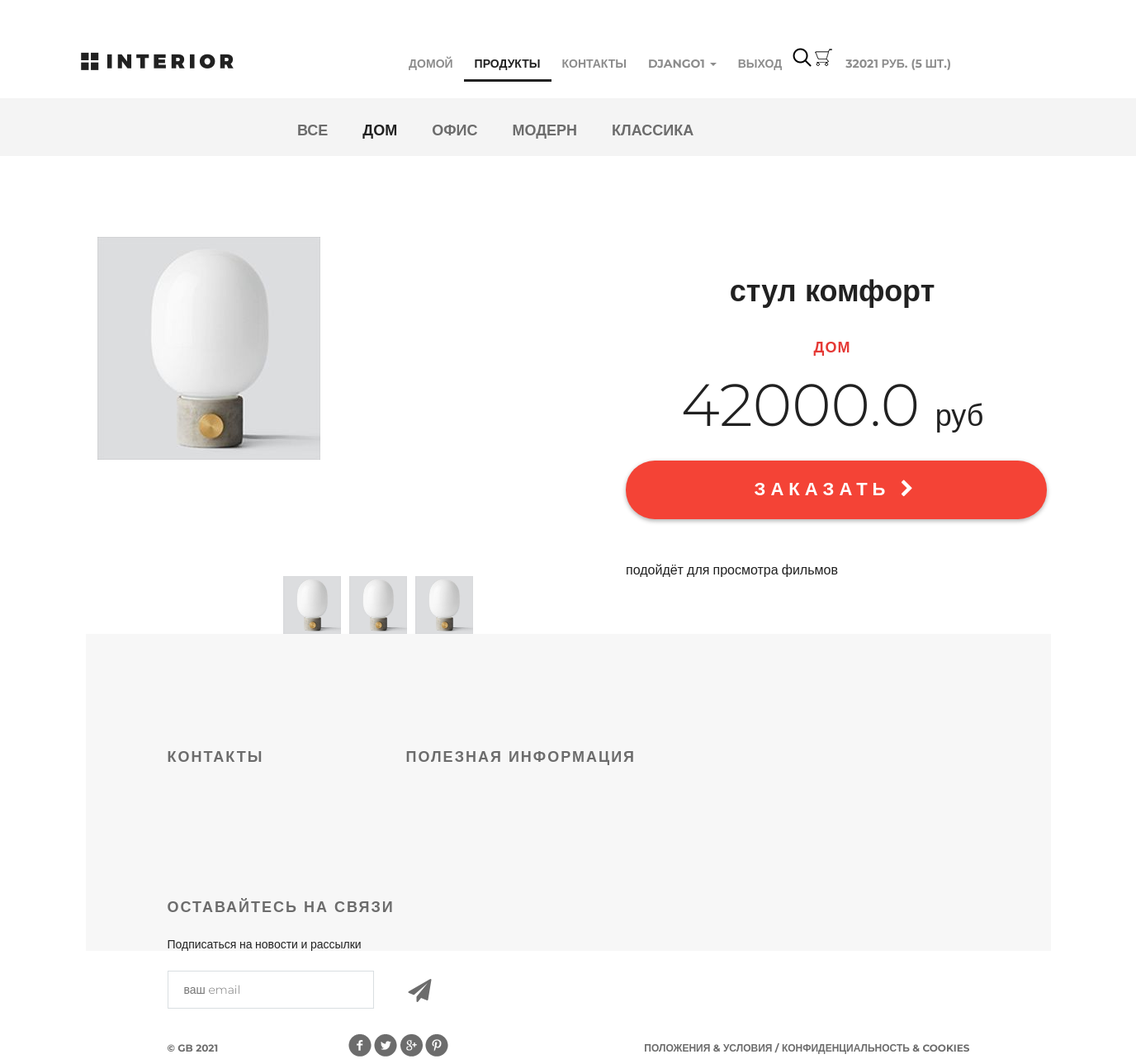
Before: /products/product/1/ (signed in) with the older database file.
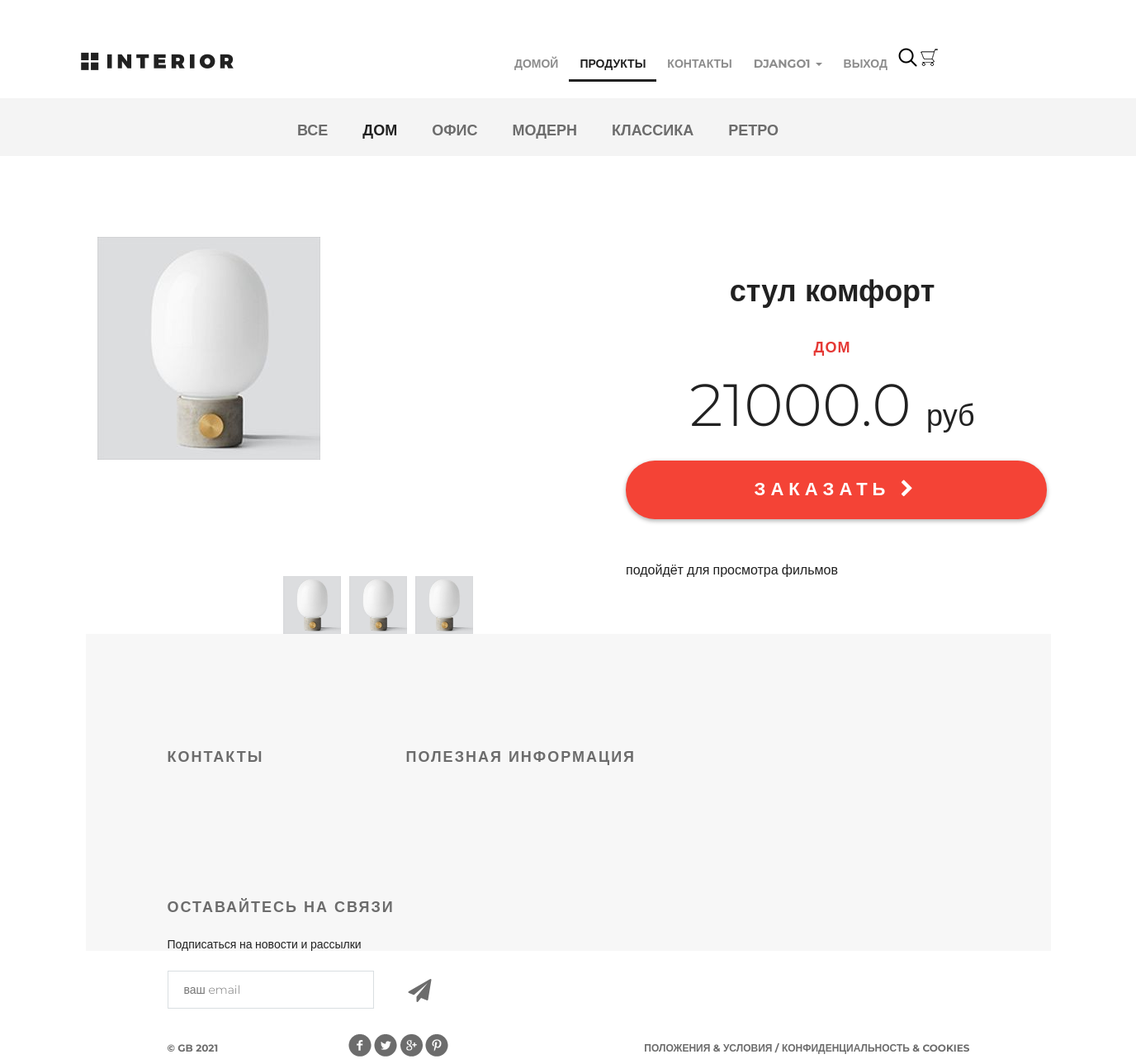
After: the same page with the newer database file.
### authapp/models.py (models this page shows, shortened)
class ShopUser(AbstractUser):
    avatar = models.ImageField(upload_to='users_avatars', blank=True)
    age = models.PositiveSmallIntegerField(verbose_name='возраст', default=18)
    activation_key = models.CharField(max_length=128, blank=True)
    activation_key_expires = models.DateTimeField(auto_now_add=True, blank=True, null=True)

### basketapp/models.py (models this page shows, shortened)
class Basket(models.Model):
    user = models.ForeignKey(settings.AUTH_USER_MODEL, on_delete=models.CASCADE, related_name='basket')
    product = models.ForeignKey(Product, verbose_name='продукт', on_delete=models.CASCADE)
    quantity = models.PositiveSmallIntegerField(verbose_name='количество', default=0)
    add_datetime = models.DateTimeField(auto_now_add=True, verbose_name='время')
    def _get_product_cost(self):
        return self.product.price * self.quantity
    product_cost = property(_get_product_cost)
    @cached_property
    def get_items_cached(self):
        return self.user.basket.select_related()
    def get_total_quantity(self):
        _items = self.get_items_cached
        return sum(list(map(lambda x: x.quantity, _items)))
    def get_total_cost(self):
        _items = self.get_items_cached
        return sum(list(map(lambda x: x.product_cost, _items)))
    @staticmethod
    def get_items(user):
        return user.basket.select_related().order_by('product__category')

### mainapp/models.py (models this page shows, shortened)
class Product(models.Model):
    category = models.ForeignKey(ProductCategory, on_delete=models.CASCADE)
    name = models.CharField(max_length=128, verbose_name='имя')
    image = models.ImageField(upload_to='products_images', blank=True)
    short_desc = models.CharField(max_length=64, verbose_name='краткое описание', blank=True)
    description = models.TextField(blank=True, verbose_name='описание')
    price = models.DecimalField(verbose_name='цена', max_digits=8, decimal_places=2, default=0)
    quantity = models.PositiveSmallIntegerField(verbose_name='количество на складе', default=0)
    is_active = models.BooleanField(db_index=True, verbose_name='активность', default=True)

class ProductCategory(models.Model):
    name = models.CharField(max_length=64, unique=True, verbose_name='имя')
    description = models.TextField(verbose_name='описание', blank=True)
    is_active = models.BooleanField(db_index=True, verbose_name='активность', default=True)

### mainapp/views.py (the view)
# urls.py: path('product/<int:pk>/', mainapp.product, name='product'),
def product(request, pk):
    title = 'продукт'
    content = {
        'title': title,
        'links_menu': ProductCategory.objects.filter(is_active=True).select_related(),
        'product': get_object_or_404(Product, pk=pk),
    }
    return render(request, 'mainapp/product.html', content)

### mainapp/context_processors.py (called while the page is built)
def basket(request):
    basket_list = []
    if request.user.is_authenticated:
        basket_list = Basket.get_items(request.user)
    return {
        'basket': basket_list
    }

### mainapp/templates/mainapp/product.html (shortened to what this page needs)
{% extends 'mainapp/base.html' %}
{% load static %}
{% block menu %}
    <div class="hero-white">
        <div class="header clearfix">
            {% include 'mainapp/includes/inc_menu.html' %}
        </div>
    </div>
    <div class="links clearfix">
        {% include 'mainapp/includes/inc_categories_menu.html' %}
    </div>
{% endblock %}
{% block content %}
    <div class="details">
        <div class="details-products">
            <div class="details-slider">
                <div class="slider-product">
                    <img src="/media/{{ product.image }}" alt="{{ product.short_desc }}">
                </div>
                <div class="slider-control">
                    <div class="block">
                        <a href="#">
                            <img src="/media/{{ product.image }}" alt="вариант 1">
                        </a>
                    </div>
                    <div class="block">
                        <a href="#">
                            <img src="/media/{{ product.image }}" alt="вариант 2">
                        </a>
                    </div>
                    <div class="block">
                        <a href="#">
                            <img src="/media/{{ product.image }}" alt="вариант 3">
                        </a>
                    </div>
                </div>
            </div>
            <div class="description">
                <h3 class="big-bold">{{ product.name }}</h3>
                <br>
                <h3 class="red">{{ product.category.name }}</h3>
                <p class="price">{{ product.price|floatformat:1 }} <span>руб</span></p>
                <a href="{% url 'basket:add' product.pk %}" class="red-button">
                    заказать <i class="fa fa-chevron-right" aria-hidden="true"></i>
                </a>
                <div class="description-text">
                    <p>
                        {{ product.description }}
                    </p>
                </div>
            </div>
        </div>
    </div>
{% endblock %}

### mainapp/templates/mainapp/base.html (shortened to what this page needs)
{% load static %}
<!DOCTYPE html>
<html>
<head>
    {% block css %}
        <link rel="stylesheet" type="text/css" href="{% static 'css/bootstrap.min.css' %}">
        <link rel="stylesheet" type="text/css" href="{% static 'css/style.css' %}">
        <link rel="stylesheet" href="{% static 'fonts/font-awesome/css/font-awesome.css' %}">
    {% endblock %}
</head>
<body>
{% block menu %}{% endblock %}
<div class="container">
    {% block content %}
    {% endblock %}
</div>
{% block footer %}
    <div class="footer">
        <div class="clearfix">
            <div class="text-footer">
                <h3>контакты</h3>
            </div>
            <div class="text-footer">
                <h3>полезная информация</h3>
            </div>
            <div class="text-footer clearfix">
                <h3>Оставайтесь на связи</h3>
                <p>Подписаться на новости и рассылки</p>
                <form>
                    <input type="email" name="email" placeholder="ваш email">
                    <a href="#"><i class="fa fa-paper-plane fa-2x" aria-hidden="true"></i></a>
                </form>
            </div>
        </div>
        <p class="small">&copy; GB {% now "Y" %}</p>
        <div class="social">
            <a href="#" class="social1"></a>
            <a href="#" class="social2"></a>
            <a href="#" class="social3"></a>
            <a href="#" class="social4"></a>
        </div>
        <p class="small">Положения &amp; Условия / Конфиденциальность &amp; Cookies</p>
    </div>
{% endblock %}
</body>
</html>

### mainapp/templates/mainapp/includes/inc_menu.html (shortened to what this page needs)
<a href="{% url 'main' %}" class="logo"></a>
<ul class="menu">
    <li>
        <a href="{% url 'main' %}" {% if request.resolver_match.url_name == 'main' %}class="active"{% endif %}>
            домой
        </a>
    </li>
    <li>
        <a href="{% url 'products:index' %}"
           class="{% if request.resolver_match.namespace == 'products' %}active{% endif %}">
            продукты
        </a>
    </li>
    <li>
        <a href="{% url 'contact' %}"
           {% if request.resolver_match.url_name == 'contact' %}class="active"{% endif %}>
            контакты
        </a>
    </li>
    {% if user.is_authenticated %}
        <li>
            <div class="dropdown">
                <a class="dropdown-toggle" href="" data-toggle="dropdown">
                    {{ user.first_name|default:'Пользователь' }}
                    <span class="caret"></span>
                </a>
            </div>
        </li>
    {% endif %}
    <li>
        {% if user.is_authenticated %}
            <a href="{% url 'auth:logout' %}">выход</a>
        {% else %}
            <a href="{% url 'auth:login' %}">вход</a>
        {% endif %}
    </li>
    <li>
        <a href="#" class="search"></a>
    </li>
    <li>
        <a href="{% url 'basket:view' %}" class="basket">
                <span>
                    {% if basket %}
                        {{ basket.0.get_total_cost|floatformat:0 }} руб.
                        ({{ basket.0.get_total_quantity }} шт.)
                    {% endif %}
                </span>
        </a>
    </li>
</ul>

### mainapp/templates/mainapp/includes/inc_categories_menu.html
<ul class="links-menu">
    <li>
        <a href="{% url 'mainapp:category' 0 %}"
           {% if request.resolver_match.kwargs.pk == 0 %}class="active" {% endif %}>
            все
        </a>
    </li>
    {% for link in links_menu %}
        <li>
            <a href="{% url 'mainapp:category' link.pk %}"
               {% if request.resolver_match.kwargs.pk == link.pk %}class="active" {% endif %}>
                {{ link.name }}
            </a>
        </li>
    {% endfor %}
</ul>

Changed rows visible on the page:
removed Basket: user+product+quantity "32021", quantity.quantity "5"
now on this page (row edited): ProductCategory: name "РЕТРО"
changed Product "стул комфорт": price "42000.0" → "21000.0"
Other visible differences:
text no longer shown: "РУБ. ( ШТ.)"
